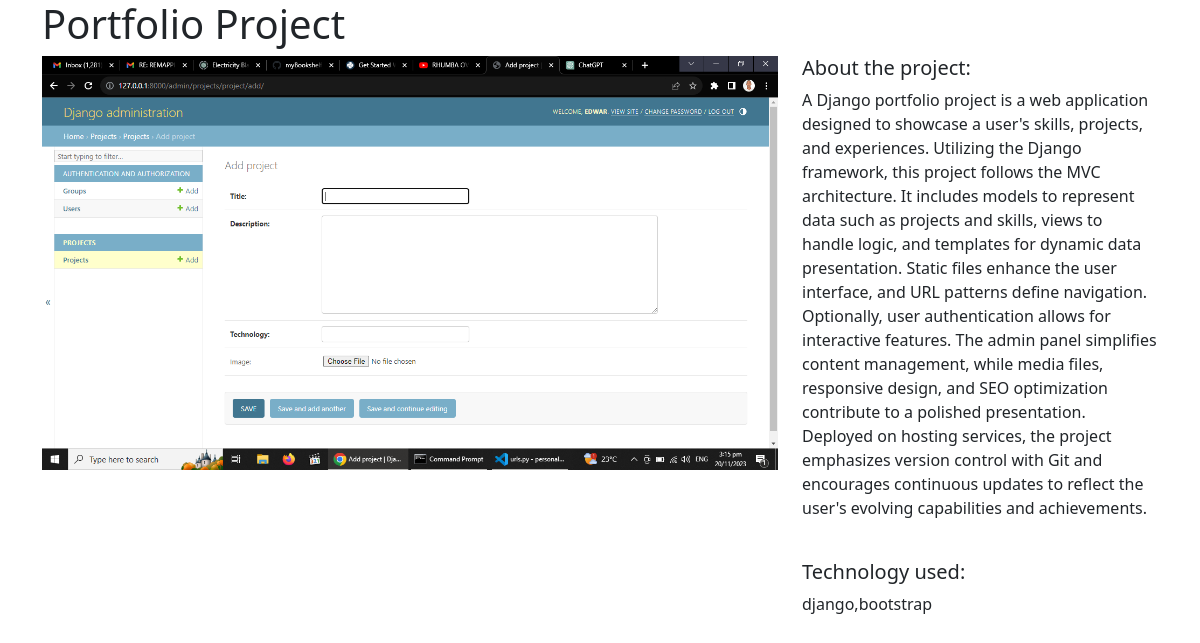
The app's page /projects/2/ with its own data.
### projects/models.py (models this page shows)
class Project(models.Model):
    title = models.CharField(max_length=100)
    description = models.TextField()
    technology = models.CharField(max_length=20)
    image = models.FileField(upload_to="project_images/", blank=True)

### projects/views.py (the view)
# urls.py: path("<int:pk>/", views.project_detail, name="project_detail"),
def project_detail(request, pk):
    project = Project.objects.get(pk=pk)
    context = {
        "project": project
    }
    return render(request, "projects/project_detail.html", context)

### projects/templates/projects/project_detail.html
{% extends "base.html" %}
{% block page_content %}
<h1>{{ project.title }}</h1>
<div class="row">
    <div class="col-md-8">
        {% if project.image %}
            <img src="{{ project.image.url }}" width="100%">
        {% endif %}
    </div>
    <div class="col-md-4">
        <h5>About the project:</h5>
        <p>{{ project.description }}</p>
        <br>
        <h5>Technology used:</h5>
        <p>{{ project.technology }}</p>
    </div>
</div>
{% endblock page_content %}

### records on screen
Project: image (picture), description "A Django portfolio project is a web application designed to showcase a user's skills, projects, and experiences. Utilizing the Django framework, this project follows the MVC architecture. It includes models to represent data such as projects and skills, views to handle logic, and templates for dynamic data presentation. Static files enhance the user interface, and URL patterns define navigation. Optionally, user authentication allows for interactive features. The admin panel simplifies content management, while media files, responsive design, and SEO optimization contribute to a polished presentation. Deployed on hosting services, the project emphasizes version control with Git and…", technology "django,bootstrap"
